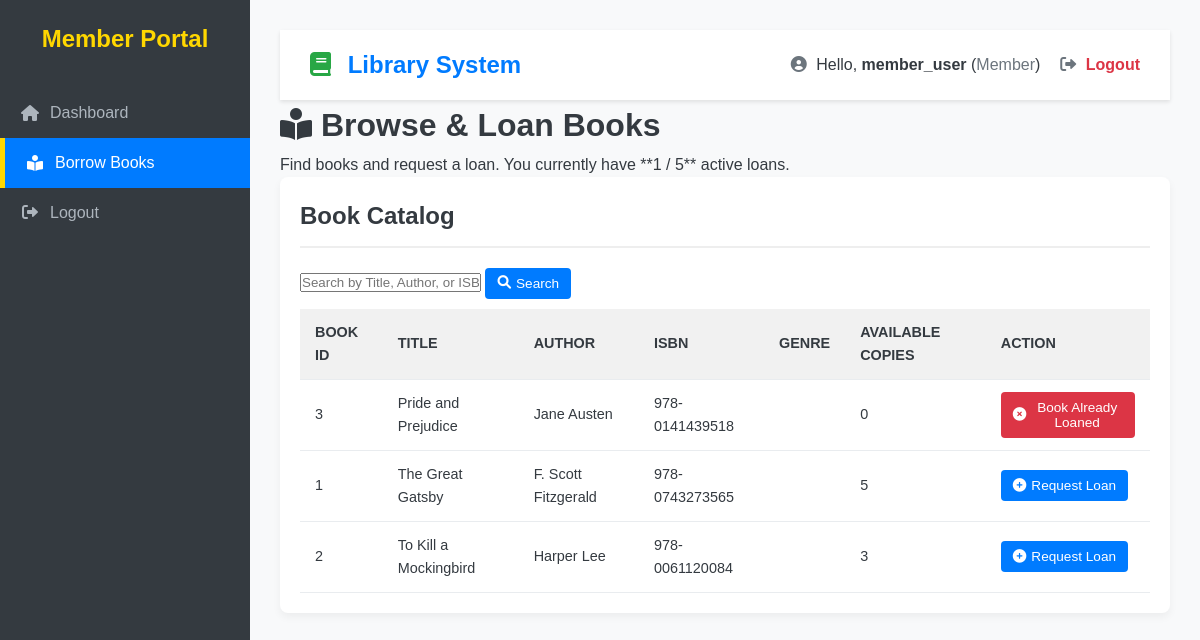
Screenshot of /loanBook.php (signed in) with the database file from the repository.
### tables this page shows
CREATE TABLE IF NOT EXISTS `books` (
  `book_id` int(10) UNSIGNED NOT NULL,
  `isbn` varchar(20) DEFAULT NULL,
  `title` varchar(255) NOT NULL,
  `author` varchar(255) NOT NULL,
  `publisher` varchar(100) DEFAULT NULL,
  `publication_year` year(4) DEFAULT NULL,
  `genre` varchar(50) DEFAULT NULL,
  `total_copies` int(10) UNSIGNED NOT NULL DEFAULT 1,  
  `available_copies` int(10) UNSIGNED NOT NULL DEFAULT 1  
);

### loanBook.php (the view, shortened to what this page needs)
<?php
require_once 'connect.php';
$user_id = $_SESSION['user_id'];
$MAX_LOANS = 5;
$books = [];
$search_term = $_GET['search'] ?? '';
$active_loans_count = 0;
$sql_user_loans = "SELECT COUNT(*) FROM loans WHERE user_id = ? AND return_date IS NULL";
if ($stmt_user_loans = mysqli_prepare($conn, $sql_user_loans)) {
    mysqli_stmt_bind_param($stmt_user_loans, "i", $user_id);
    mysqli_stmt_execute($stmt_user_loans);
    mysqli_stmt_bind_result($stmt_user_loans, $active_loans_count);
}
$is_max_loans = $active_loans_count >= $MAX_LOANS;
$user_loaned_books = [];
$sql_loaned_books = "
    SELECT
        book_id
    FROM
        loans
    WHERE
        user_id = ? AND return_date IS NULL
";
if ($stmt_loaned_books = mysqli_prepare($conn, $sql_loaned_books)) {
    mysqli_stmt_bind_param($stmt_loaned_books, "i", $user_id);
    mysqli_stmt_execute($stmt_loaned_books);
    $result_loaned = mysqli_stmt_get_result($stmt_loaned_books);
    while ($row = mysqli_fetch_assoc($result_loaned)) {
        $user_loaned_books[$row['book_id']] = true;
    }
}
$search_param = "%{$search_term}%";
$sql_book_fetch = "
    SELECT b.*, b.total_copies, COUNT(l.loan_id) AS currently_loaned
    FROM books b
    LEFT JOIN loans l ON b.book_id = l.book_id AND l.return_date IS NULL
    WHERE (b.title LIKE ? OR b.author LIKE ? OR b.isbn LIKE ? OR b.genre LIKE ?)
    GROUP BY b.book_id
    ORDER BY b.title ASC
";
if ($stmt = mysqli_prepare($conn, $sql_book_fetch)) {
    mysqli_stmt_bind_param($stmt, "ssss", $search_param, $search_param, $search_param, $search_param);
    if (mysqli_stmt_execute($stmt)) {
        $result = mysqli_stmt_get_result($stmt);
        $books = mysqli_fetch_all($result, MYSQLI_ASSOC);
    } else {
        $error = "Error fetching books: " . mysqli_error($conn);
    }
}
?>
<!DOCTYPE html>
<html lang="en">
<head>
    <link rel="stylesheet" href="styles.css">
    <link rel="stylesheet" href="https://cdnjs.cloudflare.com/ajax/libs/font-awesome/6.0.0-beta3/css/all.min.css">
</head>
<body>
    <div class="dashboard-layout">
        <?php
            include 'sidebar.php';
        ?>
        <div class="main-content">
            <?php include 'navbar.php';  ?>
            <header>
                <h1><i class="fas fa-book-reader"></i> Browse & Loan Books</h1>
                <p>Find books and request a loan. You currently have **<?php echo $active_loans_count; ?> / <?php echo $MAX_LOANS; ?>** active loans.</p>
            </header>
            <section class="book-list-section card">
                <h2>Book Catalog</h2>
                <form method="GET" action="loanBook.php" class="search-bar-form">
                    <input type="text" name="search" placeholder="Search by Title, Author, or ISBN..." value="<?php echo htmlspecialchars($search_term); ?>">
                    <button type="submit" class="btn-primary"><i class="fas fa-search"></i> Search</button>
                </form>
                <?php if (empty($books)): ?>
                    <p>No books found matching your criteria.</p>
                <?php else: ?>
                <div class="table-responsive">
                    <table class="data-table">
                        <thead>
                            <tr>
                                <th>Book ID</th>
                                <th>Title</th>
                                <th>Author</th>
                                <th>ISBN</th>
                                <th>Genre</th>
                                <th class="text-center">Available Copies</th>
                                <th class="text-center">Action</th>
                            </tr>
                        </thead>
                        <tbody>
                            <?php foreach ($books as $book): ?>
                                <?php
                                    $is_book_available = $book['available_copies'] > 0;
                                    $has_active_loan = isset($user_loaned_books[$book['book_id']]);
                                    $can_loan = $is_book_available && !$is_max_loans && !$has_active_loan;
                                    $disabled_text = '';
                                    if ($is_max_loans) {
                                        $disabled_text = 'Loan Limit Reached';
                                    } elseif ($has_active_loan) {
                                        $disabled_text = 'Book Already Loaned';
                                    } elseif (!$is_book_available) {
                                        $disabled_text = 'Out of Stock';
                                    }
                                    $row_class = $can_loan ? '' : 'table-row-disabled';
                                ?>
                                <tr class="<?php echo $row_class; ?>">
                                    <td data-label="Book ID"><?php echo htmlspecialchars($book['book_id']); ?></td>
                                    <td data-label="Title" class="book-title"><?php echo htmlspecialchars($book['title']); ?></td>
                                    <td data-label="Author"><?php echo htmlspecialchars($book['author']); ?></td>
                                    <td data-label="ISBN"><?php echo htmlspecialchars($book['isbn']); ?></td>
                                    <td data-label="Genre"><?php echo htmlspecialchars($book['genre']); ?></td>
                                    <td data-label="Available Copies" class="text-center">
                                        <span class="<?php echo $is_book_available ? 'status-active' : 'status-inactive'; ?>">
                                            <?php echo htmlspecialchars($book['available_copies']); ?>
                                        </span>
                                    </td>
                                    <td data-label="Action">
                                        <?php if ($can_loan): ?>
                                            <form method="POST" action="loanBook.php" style="margin: 0;" onsubmit="return confirm('Confirm loan request for ' + '<?php echo htmlspecialchars($book['title']); ?>' + '?');">
                                                <button type="submit" class="btn-primary"><i class="fas fa-plus-circle"></i> Request Loan</button>
                                            </form>
                                        <?php else: ?>
                                            <button class="btn-danger" disabled>
                                                <i class="fas fa-times-circle"></i>
                                                <?php echo $disabled_text; ?>
                                            </button>
                                        <?php endif; ?>
                                    </td>
                                </tr>
                            <?php endforeach; ?>
                        </tbody>
                    </table>
                </div>
                <?php endif; ?>
            </div>
    </div>
</body>
</html>

### styles.css (style rules this page uses)
* { margin: 0; padding: 0; box-sizing: border-box; }
:root { --primary-color: #007bff; --secondary-color: #6c757d; --accent-color: #28a745; --bg-color: #f8f9fa; --text-color: #343a40; --card-bg: #ffffff; --sidebar-bg: #343a40; }
body { font-family: Arial, sans-serif; line-height: 1.6; background-color: var(--bg-color); color: var(--text-color); }
.dashboard-layout { display: flex; min-height: 100vh; }
.main-content { flex-grow: 1; padding: 30px; background-color: var(--bg-color); }
.data-card, .card { background-color: var(--card-bg); padding: 20px; border-radius: 8px; box-shadow: 0 4px 10px rgba(0, 0, 0, 0.05); }
.table-responsive { overflow-x: auto; }
.data-table { width: 100%; border-collapse: collapse; margin-top: 10px; font-size: 0.9rem; }
.data-table th, .data-table td { padding: 12px 15px; text-align: left; border-bottom: 1px solid #e9ecef; }
.data-table th { background-color: #f1f1f1; color: var(--text-color); font-weight: bold; text-transform: uppercase; }
.card, .card-form { background-color: var(--card-bg); padding: 25px; margin-bottom: 20px; border-radius: 8px; box-shadow: 0 4px 6px rgba(0, 0, 0, 0.1); }
.card h2, .card-form h2 { color: var(--text-color); border-bottom: 2px solid #eee; padding-bottom: 10px; margin-bottom: 20px; }
.card { background-color: var(--card-bg); padding: 20px; border-radius: 8px; box-shadow: 0 4px 8px rgba(0, 0, 0, 0.05); margin-bottom: 20px; }
.btn-primary { background-color: var(--primary-color); color: white; padding: 8px 12px; border: none; border-radius: 4px; cursor: pointer; font-size: 0.85rem; font-weight: 500; transition: background-color 0.2s; text-decoration: none; display: inline-flex; align-items: center; }
.btn-danger { background-color: #dc3545; color: white; padding: 8px 12px; border: none; border-radius: 4px; cursor: pointer; font-size: 0.85rem; font-weight: 500; transition: background-color 0.2s; text-decoration: none; display: inline-flex; align-items: center; }
.btn-primary i, .btn-danger i { margin-right: 5px; }

### rows the page displays
books: book_id "3", title "Pride and Prejudice", author "Jane Austen", isbn "978-0141439518", available_copies "0", book_id "Book Already Loaned"
books: book_id "1", title "The Great Gatsby", author "F. Scott Fitzgerald", isbn "978-0743273565", available_copies "5"
books: book_id "2", title "To Kill a Mockingbird", author "Harper Lee", isbn "978-0061120084", available_copies "3"

### other values shown
$sidebar_title "Member Portal"
$details['label'] "Dashboard"
$details['label'] "Borrow Books"
$username "member_user"
$role_name "Member"
$active_loans_count "1"
$MAX_LOANS "5"
